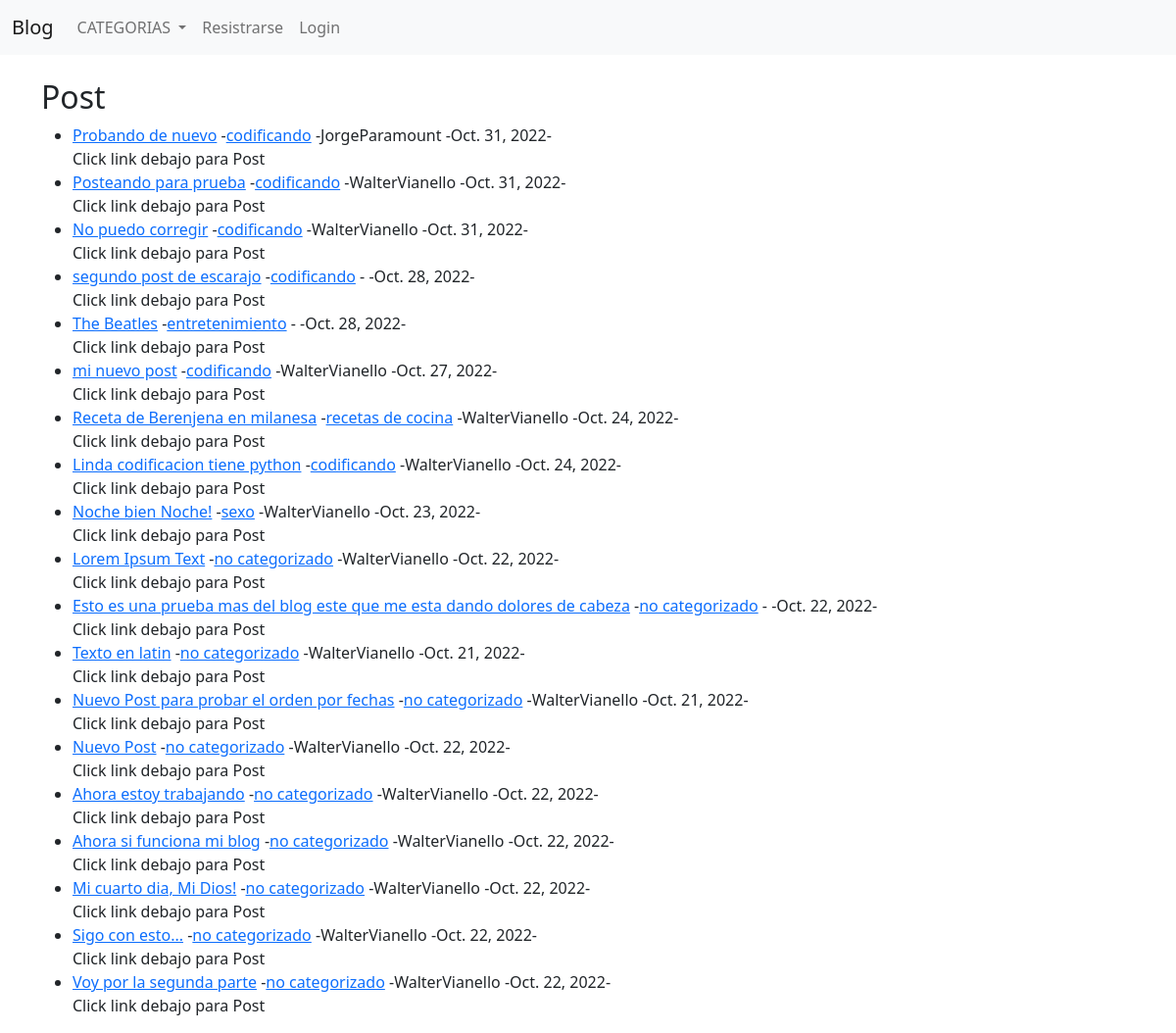
The app's page /, older data.
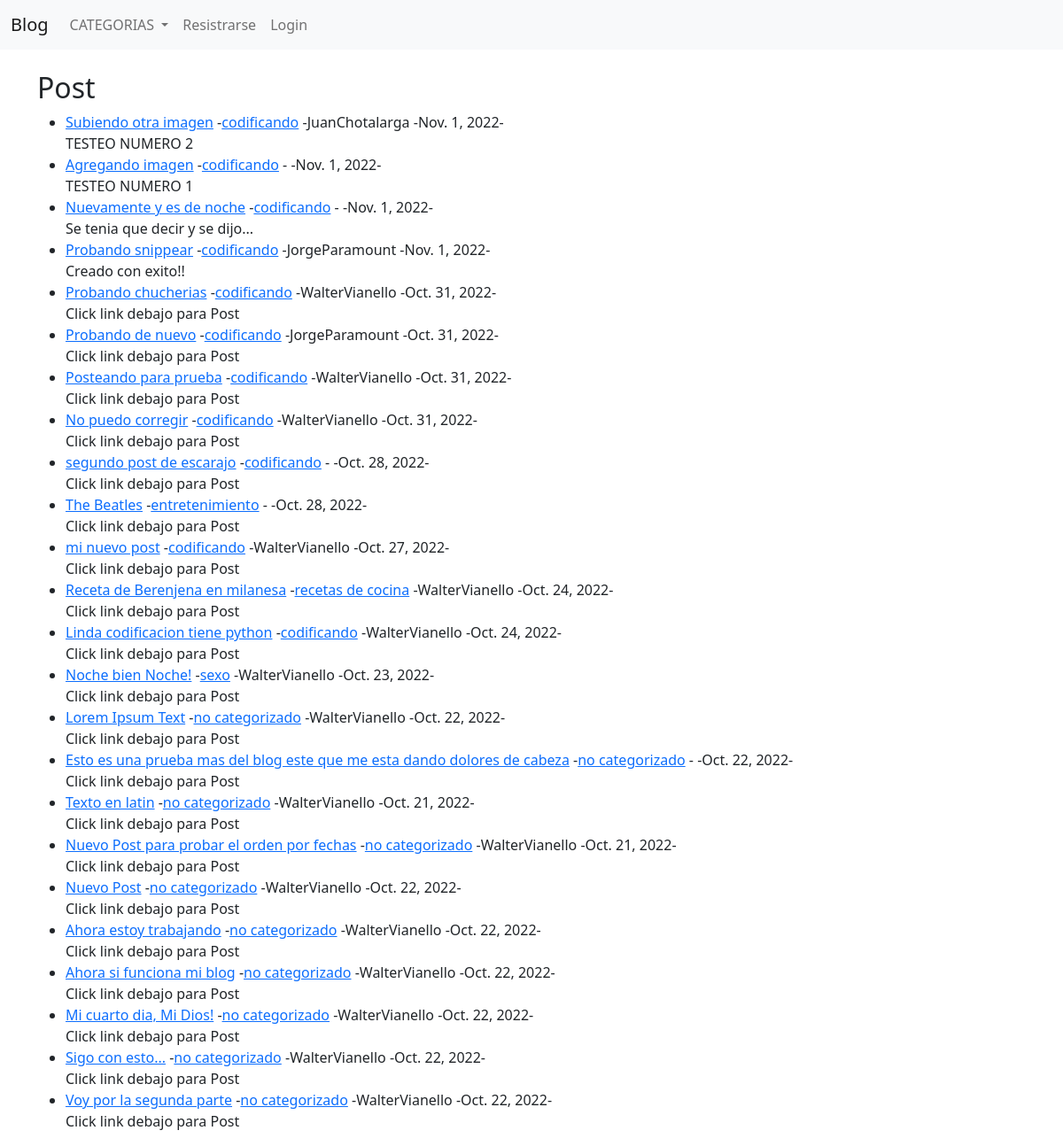
The same page, newer data.
### theblog/models.py (models this page shows, shortened)
class Post(models.Model):
    title=models.CharField(max_length=255)
    header_image=models.ImageField(null=True,blank=True, upload_to="images/")
    title_tag=models.CharField(max_length=255)
    author=models.ForeignKey(User,on_delete=models.CASCADE)
    body=RichTextField(blank=True, null=True)
    post_date=models.DateField(auto_now_add=True)
    category=models.CharField(max_length=255, default="No categorizado")
    snippet=models.CharField(max_length=255)
    likes=models.ManyToManyField(User, related_name="blog_posts")

### theblog/views.py (the view)
# urls.py: path("",HomeView.as_view(),name="home"),
class HomeView(ListView):
    model=Post
    template_name="home.html"
    ordering=["-post_date"]
    ordering=["-id"]
    def get_context_data(self,*args,**kwargs):
        cat_menu=Category.objects.all()
        context=super(HomeView,self).get_context_data(*args,**kwargs)
        context["cat_menu"]=cat_menu
        return context

### theblog/models.py (called while the page is built)
    def __str__(self):
        return self.name

### theblog/templates/home.html (shortened to what this page needs)
{%extends "base.html"%}
{%block content%}
<h2>Post</h2>
<ul>
{%for post in object_list%}
    <li><a href={%url "article_detail" post.pk%}>{{post.title}}</a>
        -<a href={%url "category" post.category|slugify%}>{{post.category}}</a>
        -{{post.author.first_name}}{{post.author.last_name}}
        -{{post.post_date}}-<br/>
        {{ post.snippet }}</li>
{%endfor%}
</ul>
{% endblock %}

### theblog/templates/base.html (shortened to what this page needs)
<!doctype html>
<html lang="en">
  <head>
    <link href="https://cdn.jsdelivr.net/npm/bootstrap@5.2.2/dist/css/bootstrap.min.css" rel="stylesheet">
</head>
<body>
    <nav class="navbar navbar-expand-lg bg-light">
        <div class="container-fluid">
          <a class="navbar-brand" href="{%url "home"%}">Blog</a>
          <div class="collapse navbar-collapse" id="navbarSupportedContent">
            <ul class="navbar-nav me-auto mb-2 mb-lg-0">
             {%if cat_menu%}
             <li class="nav-item dropdown">
              <a class="nav-link dropdown-toggle" href="#" role="button" data-bs-toggle="dropdown" aria-expanded="false">
                CATEGORIAS
              </a>
              </li>
            {%else%}
            <li class="nav-item">
              <a class="nav-link" href={%url "category-list"%}>CATEGORIAS</a>
            <li>
            {%endif%}
              {%if user.is_authenticated%}
                <li class="nav-item">
                  <a class="nav-link" href={%url "add_post"%}>Agregar Post</a>
                <li>
                <li class="nav-item">
                  <a class="nav-link" href={%url "logout"%}>Logout</a>
                <li>
                <li class="nav-item">
                  <a class="nav-link" href={%url "add_category"%}>Clasificar</a>
                <li>
              {%else%}
              <li class="nav-item">
                  <a class="nav-link" href={%url "register"%}>Resistrarse</a>
              <li>
              <li class="nav-item">
                  <a class="nav-link" href={%url "login"%}>Login</a>
              {%endif%}
            </ul>
          </div>
        </div>
      </nav>
    <br/>
    <div class="container">
    {%block content%}
    {% endblock %}
  </body>
</html>

Row changes from the older to the newer data that the page shows:
added Post: title "Subiendo otra imagen", category "codificando", author.first_name "Juan", author.last_name "Chotalarga", post_date "Nov. 1, 2022", snippet "TESTEO NUMERO 2"
added Post: title "Agregando imagen", category "codificando", post_date "Nov. 1, 2022", snippet "TESTEO NUMERO 1"
added Post: title "Nuevamente y es de noche", category "codificando", post_date "Nov. 1, 2022", snippet "Se tenia que decir y se dijo..."
added Post: title "Probando snippear", category "codificando", author.first_name "Jorge", author.last_name "Paramount", post_date "Nov. 1, 2022", snippet "Creado con exito!!"
added Post: title "Probando chucherias", category "codificando", author.first_name "Walter", author.last_name "Vianello", post_date "Oct. 31, 2022", snippet "Click link debajo para Post"
